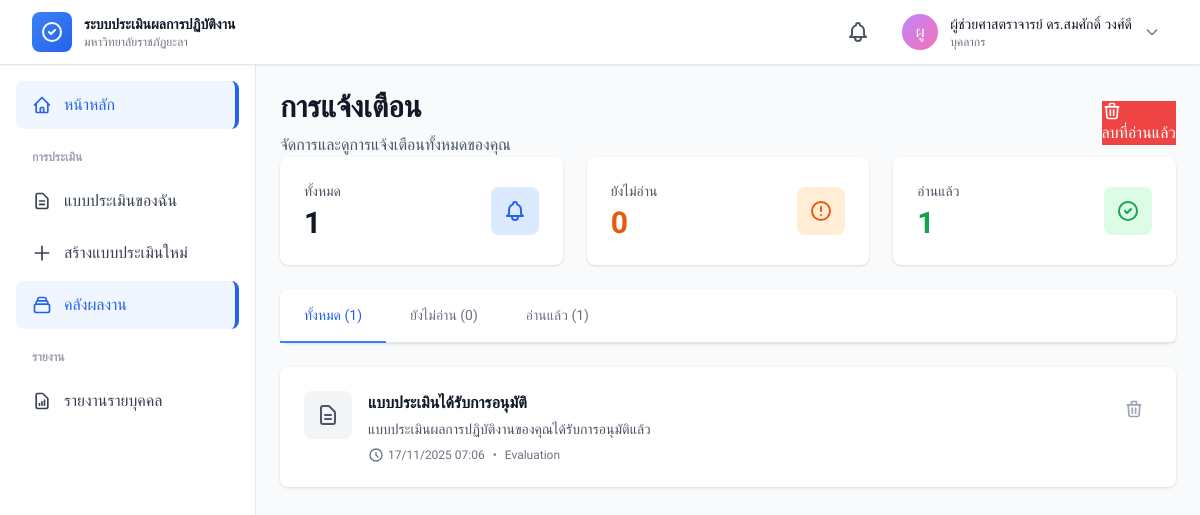
Page /modules/notifications/index.php (signed in) on the committed database.
### tables this page shows
CREATE TABLE `notifications` (
  `notification_id` int(11) NOT NULL,
  `user_id` int(11) NOT NULL,
  `title` varchar(255) NOT NULL,
  `message` text NOT NULL,
  `type` varchar(50) DEFAULT NULL,
  `related_id` int(11) DEFAULT NULL,
  `related_type` varchar(50) DEFAULT NULL,
  `is_read` tinyint(1) DEFAULT 0,
  `read_at` datetime DEFAULT NULL,
  `created_at` timestamp NOT NULL DEFAULT current_timestamp()
);

### modules/notifications/index.php (the view, shortened to what this page needs)
<?php
$current_user = $_SESSION['user'];
try {
    $db = getDB();
    $page = isset($_GET['page']) ? (int)$_GET['page'] : 1;
    $limit = 20;
    $offset = ($page - 1) * $limit;
    $filter = $_GET['filter'] ?? 'all';
    $where = "WHERE user_id = ?";
    $params = [$current_user['user_id']];
    $count_stmt = $db->prepare("SELECT COUNT(*) as total FROM notifications $where");
    $count_stmt->execute($params);
    $total = $count_stmt->fetch()['total'];
    $stmt = $db->prepare("
        SELECT *
        FROM notifications
        $where
        ORDER BY created_at DESC
        LIMIT ? OFFSET ?
    ");
    $stmt->execute([...$params, $limit, $offset]);
    $notifications = $stmt->fetchAll();
    $unread_stmt = $db->prepare("SELECT COUNT(*) as unread FROM notifications WHERE user_id = ? AND is_read = 0");
    $unread_stmt->execute([$current_user['user_id']]);
    $unread_count = $unread_stmt->fetch()['unread'];
} catch (PDOException $e) {
    error_log($e->getMessage());
    $notifications = [];
    $total = 0;
    $total_pages = 0;
    $unread_count = 0;
}
include APP_ROOT . '/includes/header.php';
?>
<div class="max-w-7xl mx-auto">
    <div class="mb-6">
        <div class="flex items-center justify-between">
            <div>
                <h1 class="text-3xl font-bold text-gray-900">การแจ้งเตือน</h1>
                <p class="text-gray-600 mt-2">จัดการและดูการแจ้งเตือนทั้งหมดของคุณ</p>
            </div>
            <div class="flex items-center space-x-3">
                <div class="flex items-center space-x-3">
                    <form method="POST" class="inline"
                        onsubmit="return confirm('คุณแน่ใจหรือไม่ที่จะลบการแจ้งเตือนที่อ่านแล้วทั้งหมด?');">
                        <button type="submit" class="btn-danger">
                            <svg class="w-5 h-5 mr-2" fill="none" stroke="currentColor" viewBox="0 0 24 24">
                                <path stroke-linecap="round" stroke-linejoin="round" stroke-width="2"
                                    d="M19 7l-.867 12.142A2 2 0 0116.138 21H7.862a2 2 0 01-1.995-1.858L5 7m5 4v6m4-6v6m1-10V4a1 1 0 00-1-1h-4a1 1 0 00-1 1v3M4 7h16" />
                            </svg>
                            ลบที่อ่านแล้ว
                        </button>
                    </form>
                </div>
            </div>
        </div>
        <div class="grid grid-cols-1 md:grid-cols-3 gap-6 mb-6">
            <div class="bg-white rounded-lg shadow p-6">
                <div class="flex items-center justify-between">
                    <div>
                        <p class="text-sm text-gray-600 mb-1">ทั้งหมด</p>
                        <p class="text-3xl font-bold text-gray-900"><?php echo number_format($total); ?></p>
                    </div>
                    <div class="w-12 h-12 bg-blue-100 rounded-lg flex items-center justify-center">
                    </div>
                </div>
            </div>
            <div class="bg-white rounded-lg shadow p-6">
                <div class="flex items-center justify-between">
                    <div>
                        <p class="text-sm text-gray-600 mb-1">ยังไม่อ่าน</p>
                        <p class="text-3xl font-bold text-orange-600"><?php echo number_format($unread_count); ?></p>
                    </div>
                    <div class="w-12 h-12 bg-orange-100 rounded-lg flex items-center justify-center">
                        <svg class="w-6 h-6 text-orange-600" fill="none" stroke="currentColor" viewBox="0 0 24 24">
                            <path stroke-linecap="round" stroke-linejoin="round" stroke-width="2"
                                d="M12 8v4m0 4h.01M21 12a9 9 0 11-18 0 9 9 0 0118 0z" />
                        </svg>
                    </div>
                </div>
            </div>
            <div class="bg-white rounded-lg shadow p-6">
                <div class="flex items-center justify-between">
                    <div>
                        <p class="text-sm text-gray-600 mb-1">อ่านแล้ว</p>
                        <p class="text-3xl font-bold text-green-600">
                            <?php echo number_format($total - $unread_count); ?>
                        </p>
                    </div>
                    <div class="w-12 h-12 bg-green-100 rounded-lg flex items-center justify-center">
                        <svg class="w-6 h-6 text-green-600" fill="none" stroke="currentColor" viewBox="0 0 24 24">
                            <path stroke-linecap="round" stroke-linejoin="round" stroke-width="2"
                                d="M9 12l2 2 4-4m6 2a9 9 0 11-18 0 9 9 0 0118 0z" />
                        </svg>
                    </div>
                </div>
            </div>
        </div>
        <div class="bg-white rounded-lg shadow mb-6">
            <div class="border-b border-gray-200">
                <nav class="-mb-px flex">
                    <a href="?filter=all"
                        class="<?php echo $filter === 'all' ? 'border-blue-500 text-blue-600' : 'border-transparent text-gray-500 hover:text-gray-700 hover:border-gray-300'; ?> whitespace-nowrap py-4 px-6 border-b-2 font-medium text-sm">
                        ทั้งหมด (<?php echo number_format($total); ?>)
                    </a>
                    <a href="?filter=unread"
                        class="<?php echo $filter === 'unread' ? 'border-blue-500 text-blue-600' : 'border-transparent text-gray-500 hover:text-gray-700 hover:border-gray-300'; ?> whitespace-nowrap py-4 px-6 border-b-2 font-medium text-sm">
                        ยังไม่อ่าน (<?php echo number_format($unread_count); ?>)
                    </a>
                    <a href="?filter=read"
                        class="<?php echo $filter === 'read' ? 'border-blue-500 text-blue-600' : 'border-transparent text-gray-500 hover:text-gray-700 hover:border-gray-300'; ?> whitespace-nowrap py-4 px-6 border-b-2 font-medium text-sm">
                        อ่านแล้ว (<?php echo number_format($total - $unread_count); ?>)
                    </a>
                </nav>
            </div>
        </div>
        <div class="bg-white rounded-lg shadow">
            <?php if (empty($notifications)): ?>
                <div class="p-12 text-center">
                    <svg class="w-24 h-24 mx-auto text-gray-300 mb-4" fill="none" stroke="currentColor" viewBox="0 0 24 24">
                        <path stroke-linecap="round" stroke-linejoin="round" stroke-width="2"
                            d="M15 17h5l-1.405-1.405A2.032 2.032 0 0118 14.158V11a6.002 6.002 0 00-4-5.659V5a2 2 0 10-4 0v.341C7.67 6.165 6 8.388 6 11v3.159c0 .538-.214 1.055-.595 1.436L4 17h5m6 0v1a3 3 0 11-6 0v-1m6 0H9" />
                    </svg>
                    <h3 class="text-lg font-medium text-gray-900 mb-2">ไม่มีการแจ้งเตือน</h3>
                    <p class="text-gray-500">คุณไม่มีการแจ้งเตือนในขณะนี้</p>
                </div>
            <?php else: ?>
                <div class="divide-y divide-gray-200">
                    <?php foreach ($notifications as $notification): ?>
                        <?php
                        $is_unread = $notification['is_read'] == 0;
                        $type_icons = [
                            'general' => 'M13 16h-1v-4h-1m1-4h.01M21 12a9 9 0 11-18 0 9 9 0 0118 0z',
                            'evaluation' => 'M9 12h6m-6 4h6m2 5H7a2 2 0 01-2-2V5a2 2 0 012-2h5.586a1 1 0 01.707.293l5.414 5.414a1 1 0 01.293.707V19a2 2 0 01-2 2z',
                            'reminder' => 'M12 8v4l3 3m6-3a9 9 0 11-18 0 9 9 0 0118 0z',
                            'broadcast' => 'M11 5.882V19.24a1.76 1.76 0 01-3.417.592l-2.147-6.15M18 13a3 3 0 100-6M5.436 13.683A4.001 4.001 0 017 6h1.832c4.1 0 7.625-1.234 9.168-3v14c-1.543-1.766-5.067-3-9.168-3H7a3.988 3.988 0 01-1.564-.317z',
                        ];
                        $icon = $type_icons[$notification['type']] ?? $type_icons['general'];
                        ?>
                        <div class="notification-item p-6 hover:bg-gray-50 transition-colors <?php echo $is_unread ? 'bg-blue-50' : ''; ?>"
                            data-id="<?php echo $notification['notification_id']; ?>">
                            <div class="flex items-start space-x-4">
                                <div class="flex-shrink-0">
                                    <div
                                        class="w-12 h-12 <?php echo $is_unread ? 'bg-blue-100' : 'bg-gray-100'; ?> rounded-lg flex items-center justify-center">
                                        <svg class="w-6 h-6 <?php echo $is_unread ? 'text-blue-600' : 'text-gray-600'; ?>"
                                            fill="none" stroke="currentColor" viewBox="0 0 24 24">
                                            <path stroke-linecap="round" stroke-linejoin="round" stroke-width="2"
                                                d="<?php echo $icon; ?>" />
                                        </svg>
                                    </div>
                                </div>
                                <div class="flex-1 min-w-0">
                                    <div class="flex items-start justify-between">
                                        <div class="flex-1">
                                            <h3
                                                class="text-base font-semibold text-gray-900 <?php echo $is_unread ? 'font-bold' : ''; ?>">
                                                <?php echo htmlspecialchars($notification['title']); ?>
                                            </h3>
                                            <p class="mt-1 text-sm text-gray-600">
                                                <?php echo nl2br(htmlspecialchars($notification['message'])); ?>
                                            </p>
                                            <div class="mt-2 flex items-center text-xs text-gray-500">
                                                <svg class="w-4 h-4 mr-1" fill="none" stroke="currentColor" viewBox="0 0 24 24">
                                                    <path stroke-linecap="round" stroke-linejoin="round" stroke-width="2"
                                                        d="M12 8v4l3 3m6-3a9 9 0 11-18 0 9 9 0 0118 0z" />
                                                </svg>
                                                <?php
                                                $date = new DateTime($notification['created_at']);
                                                echo $date->format('d/m/Y H:i');
                                                ?>
                                                <span class="mx-2">•</span>
                                                <span class="capitalize"><?php echo $notification['type']; ?></span>
                                            </div>
                                        </div>
                                        <div class="flex items-center space-x-2 ml-4">
                                            <button
                                                onclick="deleteNotification(<?php echo $notification['notification_id']; ?>)"
                                                class="p-2 text-gray-400 hover:text-red-600 hover:bg-red-50 rounded-lg transition-colors"
                                                title="ลบ">
                                                <svg class="w-5 h-5" fill="none" stroke="currentColor" viewBox="0 0 24 24">
                                                    <path stroke-linecap="round" stroke-linejoin="round" stroke-width="2"
                                                        d="M19 7l-.867 12.142A2 2 0 0116.138 21H7.862a2 2 0 01-1.995-1.858L5 7m5 4v6m4-6v6m1-10V4a1 1 0 00-1-1h-4a1 1 0 00-1 1v3M4 7h16" />
                                                </svg>
                                            </button>
                                        </div>
                                    </div>
                                </div>
                            </div>
                        </div>
                    <?php endforeach; ?>
                </div>
            <?php endif; ?>
        </div>
    </div>
    <?php include APP_ROOT . '/includes/footer.php'; ?>

### assets/css/custom.css (style rules this page uses)
* { margin: 0; padding: 0; box-sizing: border-box; }
body { font-family: 'Sarabun', -apple-system, BlinkMacSystemFont, 'Segoe UI', sans-serif; -webkit-font-smoothing: antialiased; -moz-osx-font-smoothing: grayscale; }
a, button, input, select, textarea { transition: all 0.2s ease-in-out; }

### includes/header.php (style rules this page uses)
body { font-family: 'Sarabun', sans-serif; }
.btn-danger { background-color: #ef4444; color: white; }
.grid { display: grid; }

### modules/notifications/index.php (style rules this page uses)
.btn-danger { @apply inline-flex items-center px-4 py-2 border border-transparent rounded-lg text-sm font-medium text-white bg-red-600 hover: bg-red-700 focus:outline-none focus:ring-2 focus:ring-offset-2 focus:ring-red-500 transition-colors; }
.notification-item { transition: all 0.3s ease; }

### rows in the picture
notifications: is_read 1 (drawn), title "แบบประเมินได้รับการอนุมัติ", message "แบบประเมินผลการปฏิบัติงานของคุณได้รับการอนุมัติแล้ว", created_at "17/11/2025 07:06", type "Evaluation"

### other values in the picture
mb_substr($current_user['full_name_th'], 0, 2) "ผู"
$current_user['full_name_th'] "ผู้ช่วยศาสตราจารย์ ดร.สมศักดิ์ วงศ์ดี"
$role_names[$current_user['role']] "บุคลากร"
$total "1"
$unread_count "0"
$total - $unread_count "1"
